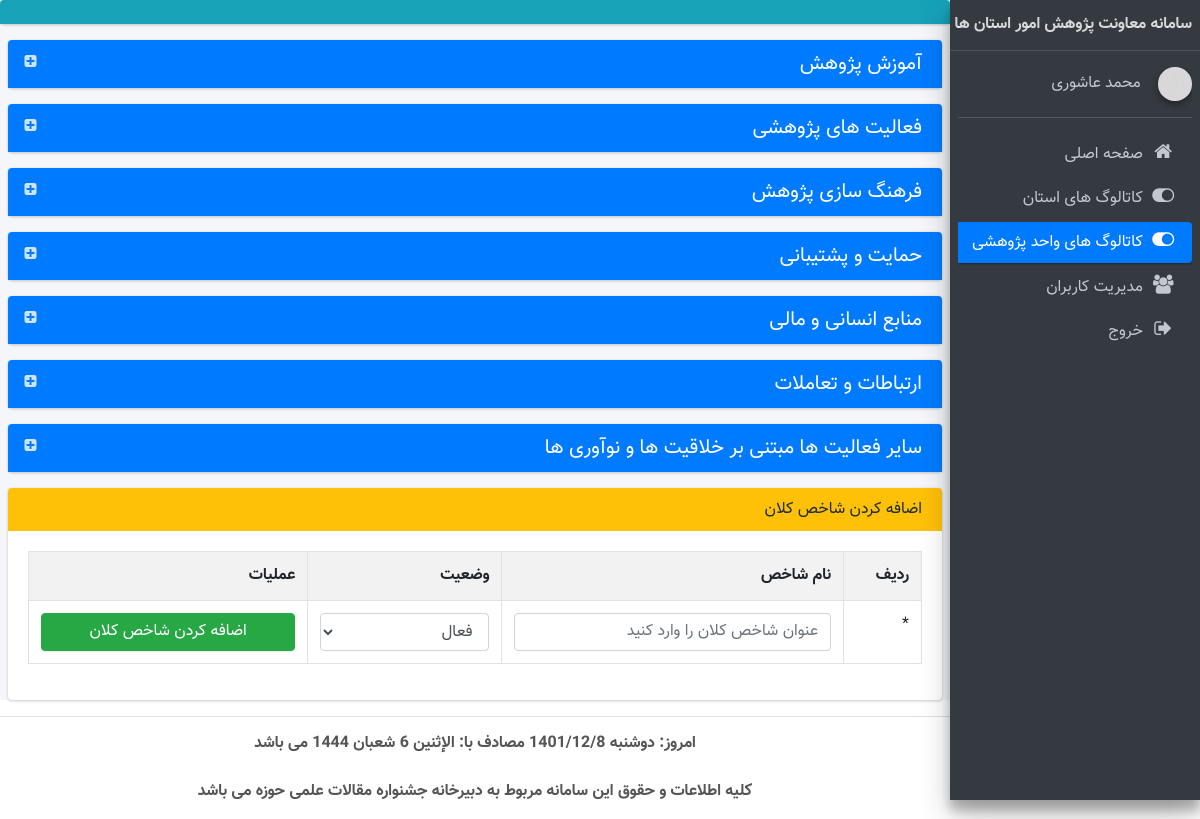
Page /unit_catalogs.php (signed in) on the committed database.
### tables this page shows
CREATE TABLE IF NOT EXISTS `users` (
  `id` int NOT NULL AUTO_INCREMENT,
  `username` varchar(100) NOT NULL,
  `password` text NOT NULL,
  `name` varchar(100) NOT NULL,
  `family` varchar(200) NOT NULL,
  `national_code` varchar(100) NOT NULL,
  `gender` varchar(10) NOT NULL,
  `phone` varchar(11) NOT NULL,
  `address` text,
  `state` varchar(100) DEFAULT NULL,
  `city` varchar(100) DEFAULT NULL,
  `unit` varchar(200) DEFAULT NULL,
  `type` int NOT NULL COMMENT 'نوع کاربری\r\nمدرسه:1\r\nاستان:2\r\nستاد:3',
  `approved` int NOT NULL DEFAULT '1',
  `position` varchar(50) DEFAULT NULL COMMENT 'سمت',
  `contract_method` varchar(100) DEFAULT NULL COMMENT 'نوع قرارداد',
  `adder` varchar(150) NOT NULL,
  `added_date` varchar(25) NOT NULL,
  `editor` int DEFAULT NULL,
  `edited_date` varchar(25) DEFAULT NULL,
  PRIMARY KEY (`id`)
);

CREATE TABLE IF NOT EXISTS `menus` (
  `id` int NOT NULL AUTO_INCREMENT,
  `subject` varchar(250) NOT NULL,
  `link` text NOT NULL,
  `icon` varchar(50) NOT NULL,
  `access` varchar(20) NOT NULL,
  `Is_Parent` tinyint NOT NULL,
  `childs` varchar(10) DEFAULT NULL,
  PRIMARY KEY (`id`)
);

CREATE TABLE IF NOT EXISTS `macro_index_options` (
  `id` int NOT NULL AUTO_INCREMENT,
  `subject` varchar(500) NOT NULL,
  `status` char(1) NOT NULL COMMENT 'برای استان باشد یا مدرسه؟\nاستان: 1\nمدرسه: 2\nستاد: 3',
  `active` char(1) NOT NULL DEFAULT '1',
  `adder` int NOT NULL,
  `added_date` varchar(25) NOT NULL,
  PRIMARY KEY (`id`),
  KEY `fk_macro_index_options_users` (`adder`)
);

### unit_catalogs.php (the view, shortened to what this page needs)
<?php include_once __DIR__ . '/header.php';
if ($_SESSION['head']==3):
    ?>
    <?php
    $query = mysqli_query($connection, "Select * from macro_index_options where status=2");
    foreach ($query as $macros):
        $macro_id = $macros['id'];
        ?>
        <section class="content" id="<?php echo "section" . $macro_id; ?>">
            <div class="card card-primary collapsed-card">
                <div class="card-header">
                    <h4 class="card-title">
                        <?php echo $macros['subject']; ?>
                    </h4>
                    <div class="card-tools">
                        <button onclick="ChangeMacroTabToolsIcon(<?php echo $macro_id; ?>)" type="button"
                                class="btn btn-tool" data-widget="collapse"><i id="MacroIconID<?php echo $macro_id; ?>"
                                                                               class="fa fa-plus-square"></i></button>
                    </div>
                </div>
        </section>
    <?php
    endforeach;
    ?>
    <section class="content">
        <div class="card card-warning">
            <div class="card-header">
                <h4 class="card-title" style="font-size: 16px">
                </h4>
            </div>
            <div class="card-body">
                <form method="post" action="build/php/inc/Add_Unit_Macro_Index_Option.php" onsubmit="return CheckMacroInput();">
                    <table class="table table-bordered table-striped" id="myTable">
                        <tr>
                            <th>ردیف</th>
                            <th>نام شاخص</th>
                            <th>وضعیت</th>
                            <th>عملیات</th>
                        </tr>
                        <tr>
                            <td>*</td>
                            <td>
                                <input type="text" class="form-control" id="macro_subject"
                                       placeholder="عنوان شاخص کلان را وارد کنید" name="macro_subject">
                            </td>
                            <td>
                                <select class="form-control select2" data-placeholder=""
                                        style="width: 100%;text-align: right" name="active" id="active">
                                    <option selected value="1">
                                        فعال
                                    </option>
                                </select>
                            </td>
                            <td>
                                <input type="submit" value="اضافه کردن شاخص کلان" class="btn btn-block btn-success"
                                       name="add_macro">
                            </td>
                        </tr>
                    </table>
                </form>
            </div>
        </div>
    </section>
    </div>
<?php
endif;
include_once __DIR__ . '/footer.php'; ?>

### header.php (shortened to what this page needs)
<?php
include_once 'config/connection.php';
@$user=$_SESSION['id'];
$query=mysqli_query($connection,"select * from users where id='$user'");
foreach ($query as $User_Info){}
?>
<!DOCTYPE html>
<html lang="en" dir="rtl">
<head>
    <link rel="stylesheet" href="plugins/font-awesome/css/font-awesome.min.css">
    <link rel="stylesheet" href="dist/css/adminlte.min.css">
    <link rel="stylesheet" href="plugins/select2/select2.min.css">
    <link rel="stylesheet" href="dist/css/bootstrap-rtl.min.css">
    <link rel="stylesheet" href="dist/css/custom-style.css">
    <link rel="stylesheet" href="https://maxcdn.bootstrapcdn.com/font-awesome/4.4.0/css/font-awesome.min.css">
    <link rel="stylesheet" href="plugins/daterangepicker/daterangepicker-bs3.css">
    <link rel="stylesheet" href="plugins/iCheck/all.css">
    <link rel="stylesheet" href="plugins/colorpicker/bootstrap-colorpicker.min.css">
    <link rel="stylesheet" href="plugins/timepicker/bootstrap-timepicker.min.css">
    <link rel="stylesheet" href="dist/css/persian-datepicker.min.css">
    <link rel="stylesheet" type="text/css" href="/bower_components/select2/dist/css/select2.min.css">
    <link rel="stylesheet" href="plugins/timepicker/bootstrap-timepicker.min.css">
    <link rel="stylesheet" href="dist/css/bootstrap-rtl.min.css">
    <link rel="stylesheet" href="dist/css/custom-style.css">
</head>
<body class="hold-transition sidebar-mini">
<div class="wrapper">
    <aside class="main-sidebar sidebar-dark-primary elevation-4">
        <a href="index.php" class="brand-link">
            <center>
                <span class="brand-text font-weight-bold">سامانه معاونت پژوهش امور استان ها</span>
            </center>
        </a>
        <div class="sidebar">
            <div>
                <div class="user-panel mt-3 pb-3 mb-3 d-flex">
                    <div class="image">
                        <img src="dist/img/boxed-bg.jpg" class="img-circle elevation-2" alt="User Image">
                    </div>
                    <div class="info">
                        <a href="#" class="d-block">
                            <?php echo $User_Info['name'].' '.$User_Info['family'] ?>
                        </a>
                    </div>
                </div>
                <?php include_once __DIR__.'/menus.php'; ?>
            </div>
        </div>
    </aside>
    <div class="content-wrapper">
        <div class="card card-info">
            <div class="card-header">
            </div>
        </div>

### menus.php (shortened to what this page needs)
<nav class="mt-2">
    <ul class="nav nav-pills nav-sidebar flex-column" data-widget="treeview" role="menu" data-accordion="false">
        <?php
        $type = $_SESSION['head'];
        $query = mysqli_query($connection, "select * from menus where access like '%$type%'");
        foreach ($query as $menus) {
            if ($menus['Is_Parent'] == 0) {
                ?>
                <li class="nav-item">
                    <a href="<?php echo $menus['link'] ?>"
                       class="nav-link <?php $self = explode('/', $_SERVER['PHP_SELF']);
                       $self = end($self);
                       if ($self == $menus['link']) {
                           echo 'active';
                       } ?>">
                        <i class="fa <?php echo $menus['icon'] ?> nav-icon"></i>
                        <p><?php echo $menus['subject'] ?></p>
                    </a>
                </li>
                <?php
            }
        }
        ?>
    </ul>
</nav>

### rows in the picture
users: name "محمد", family "عاشوری"
menus: subject "صفحه اصلی"
menus: subject "کاتالوگ های استان"
menus: subject "کاتالوگ های واحد پژوهشی"
menus: subject "مدیریت کاربران"
menus: subject "خروج"
macro_index_options: subject "آموزش پژوهش"
macro_index_options: subject "فعالیت های پژوهشی"
macro_index_options: subject "فرهنگ سازی پژوهش"
macro_index_options: subject "حمایت و پشتیبانی"
